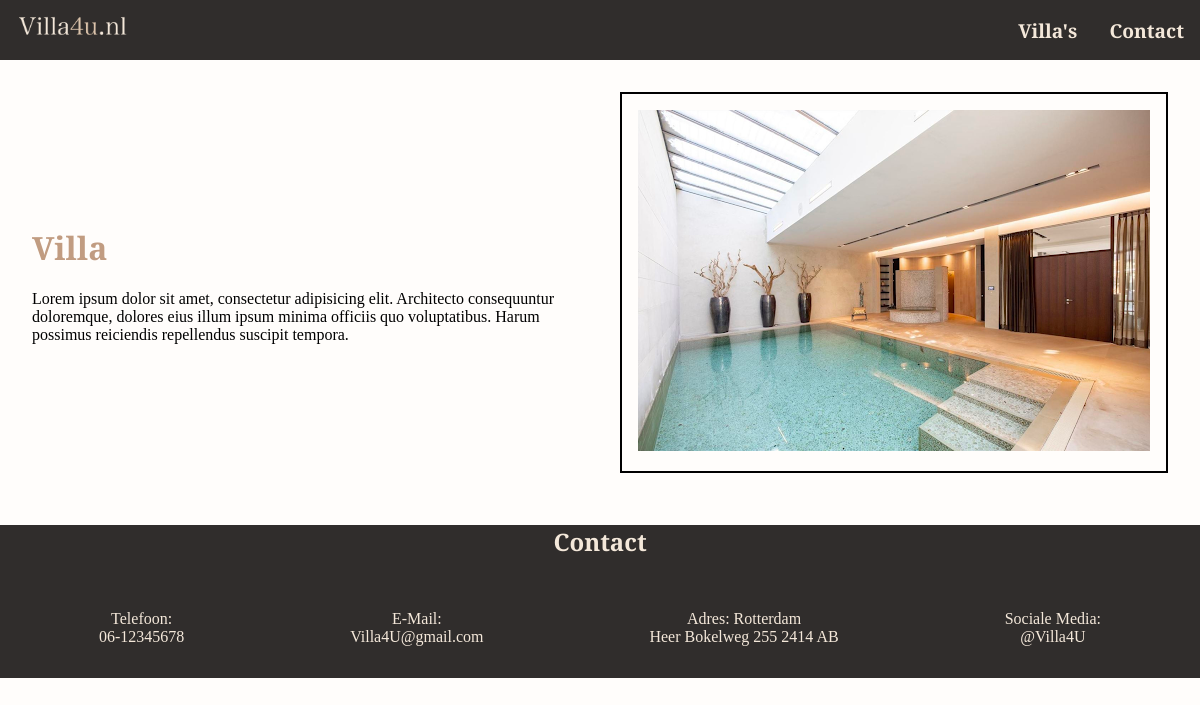
Page /villalist.php on the earlier database version.
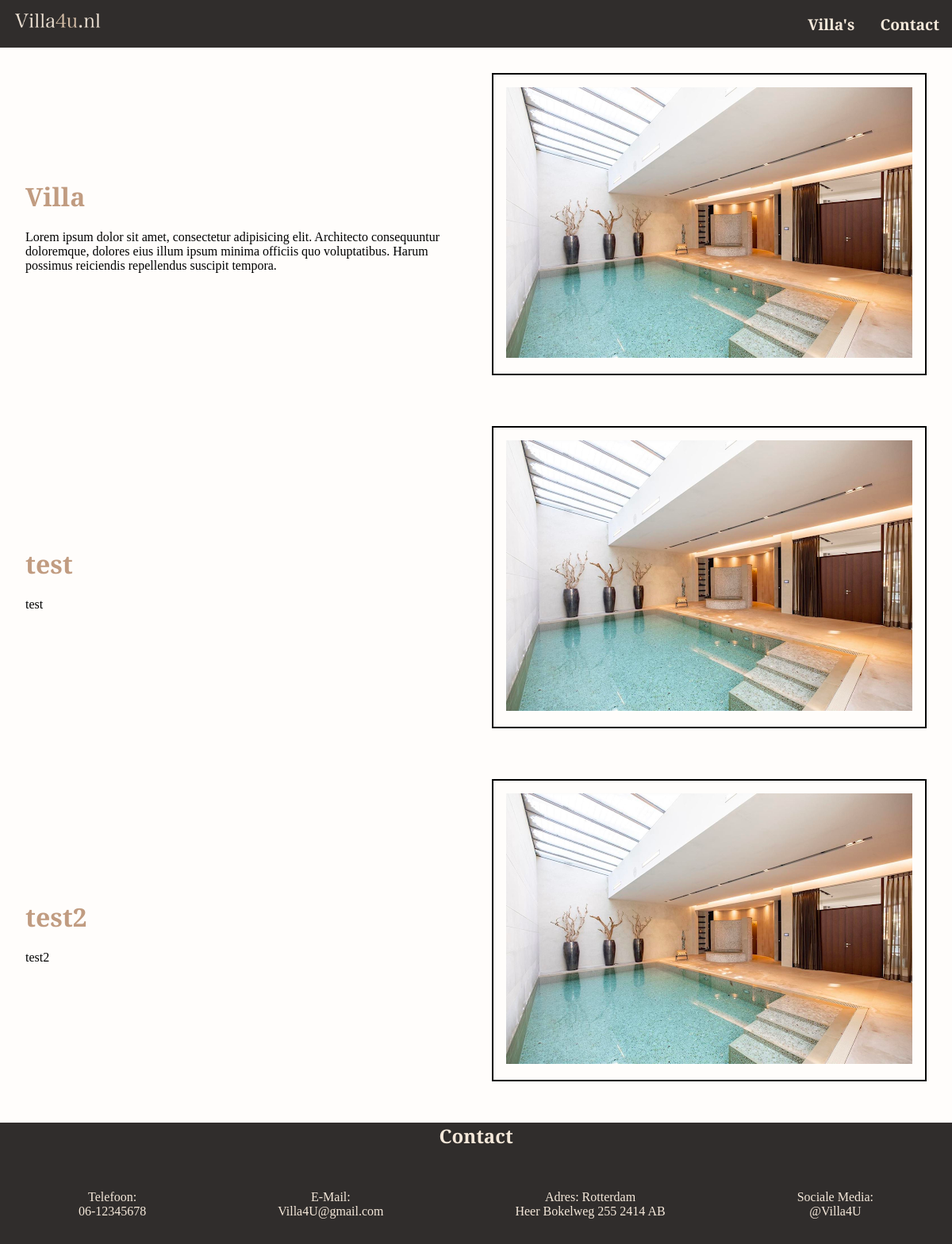
Same page on the later database version.
### tables this page shows
CREATE TABLE "villas"
(
    id          INTEGER
        constraint table_name_pk
            primary key,
    name        TEXT,
    description TEXT,
    price       REAL,
    thumbnail   TEXT,
    banner      TEXT
, photopath TEXT);

### villalist.view.php (the view, shortened to what this page needs)
<!doctype html>
<html lang="en">
<head>
    <link rel="stylesheet" href="./css/headerfooter.css">
    <link rel="stylesheet" href="./css/villalist.css">
</head>
<body>
    <header>
    <a href="index.php"><img src="image/lightlogosmall.png"></a>
        <nav>
        <a href="villalist.view.php"><strong>Villa's</strong></a>
            <a href=""><strong>Contact</strong></a>
        </nav>
    </header>
    <main>
        <div id="villas">
            <div class="villa">
                <div class="villa-title">
                    <h1>Villa</h1>
                    <p>Lorem ipsum dolor sit amet, consectetur adipisicing elit. Architecto consequuntur doloremque, dolores eius illum ipsum minima officiis quo voluptatibus. Harum possimus reiciendis repellendus suscipit tempora.</p>
                </div>
                <div class="villa-thumbnail">
                    <img src="image/unnamed.png" alt="villa">
                </div>
            </div>
        </div>
        <?php while($res = $villas->fetchArray()) { ?>
            <div id="villas">
                <div class="villa">
                    <div class="villa-title">
                        <h1><?= $res['name'] ?></h1>
                        <p><?= $res['description'] ?></p>
                    </div>
                    <div class="villa-thumbnail">
                        <img src="image/unnamed.png" alt="villa">
                    </div>
                </div>
            </div>
        <?php } ?>
    </main>
    <footer>
        <h2>Contact</h2>
        <div id="footer-info">
            <p>Telefoon: <br>06-12345678</p>
            <p>E-Mail: <br>Villa4U@gmail.com</p>
            <p>Adres: Rotterdam  <br>Heer Bokelweg 255 2414 AB </p>
            <p>Sociale Media: <br>@Villa4U</p>
        </div>
    </footer>
</body>
</html>

### villalist.php
<?php
$db = new SQLite3("villa.sqlite");
$villas = $db->query("SELECT * FROM villas LIMIT 10;");
if(isset($villas)) {
    require("villalist.view.php");
} else {
    echo "No villas";
}

### css/headerfooter.css (style rules this page uses)
body { margin: 0; min-height: 100vh; font-family: 'EB Garamond', serif; background-color: #fffdfb; max-width: 100%; }
header { display: flex; position: sticky; align-items: center; justify-content: space-between; padding: 0 1rem 0 1rem; top: 0; background-color: #302d2c; color: #f4e8da; height: 60px; }
header img { height: 4rem; }
nav { display: flex; gap: 2rem; font-size: 1.2rem; }
nav a { color: #f4e8da; text-decoration: none; }
footer { background-color: #302d2c; text-align: center; }
#footer-info { display: flex; align-items: center; justify-content: space-around; flex-wrap: wrap; padding: 1rem; }
footer h2 { color: #f4e8da; }
#footer-info p { color: #f4e8da; }

### css/villalist.css (style rules this page uses)
.villa { display: flex; justify-content: space-between; align-items: center; padding: 2rem; }
.villa-title h1 { display: block; color: #c19c81; }
.villa-title p { padding-right: 2rem; }
.villa-thumbnail { border: 2px solid black; padding: 1rem; }

Differences in the rows shown:
added villas: name "test", description "test"
added villas: name "test2", description "test2"
